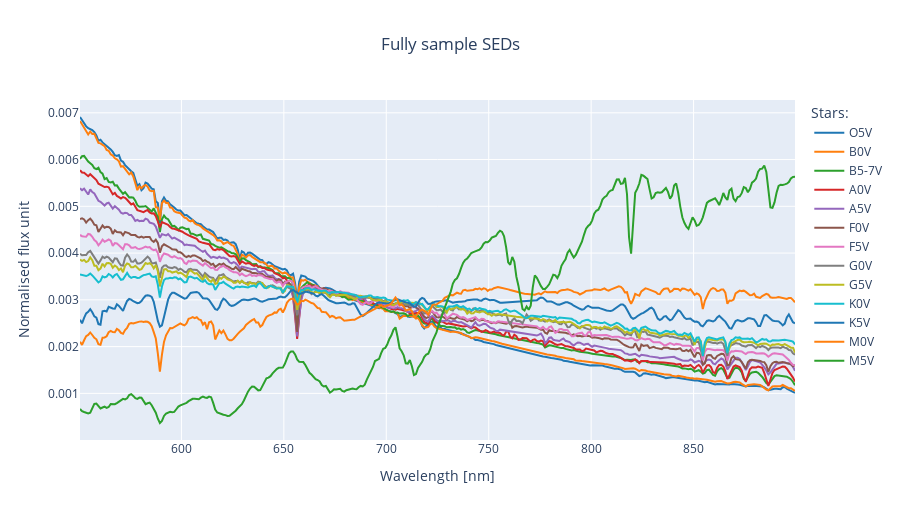

Notebook code cell kept with this figure:
### Code cell
colors = plotly.colors.DEFAULT_PLOTLY_COLORS

fig = go.Figure()

for star_id in range(len(SED_name)):
    fig.add_trace(go.Scatter(
        x=stellar_lambdas,
        y=stellar_SEDs[star_id,:],
        name=SED_name[star_id],
        line=dict(color=colors[np.mod(star_id,10)])
    ))

fig.update_xaxes(title_text='Wavelength [nm]')
fig.update_yaxes(title_text="Normalised flux unit")
fig.update_layout(legend_title_text='Stars:', title={'text':'Fully sample SEDs', 'x':0.5}, width=900, height=520)

fig.write_image('../outputs/plots/fully_sample_seds.pdf', engine='kaleido')
fig.show()

### Figure 1 — Plotly figure (JSON) as saved in the notebook; plotly's stock layout.template omitted (floating-point values rounded to 4 significant figures; data arrays with more than 128 entries replaced by an {"elided": "..."} marker saying what was removed)
{"data": [{"line": {"color": "rgb(31, 119, 180)"}, "name": "O5V", "type": "scatter", "x": {"elided": "350 float values"}, "y": {"elided": "350 float values"}}, {"line": {"color": "rgb(255, 127, 14)"}, "name": "B0V", "type": "scatter", "x": {"elided": "350 float values"}, "y": {"elided": "350 float values"}}, {"line": {"color": "rgb(44, 160, 44)"}, "name": "B5-7V", "type": "scatter", "x": {"elided": "350 float values"}, "y": {"elided": "350 float values"}}, {"line": {"color": "rgb(214, 39, 40)"}, "name": "A0V", "type": "scatter", "x": {"elided": "350 float values"}, "y": {"elided": "350 float values"}}, {"line": {"color": "rgb(148, 103, 189)"}, "name": "A5V", "type": "scatter", "x": {"elided": "350 float values"}, "y": {"elided": "350 float values"}}, {"line": {"color": "rgb(140, 86, 75)"}, "name": "F0V", "type": "scatter", "x": {"elided": "350 float values"}, "y": {"elided": "350 float values"}}, {"line": {"color": "rgb(227, 119, 194)"}, "name": "F5V", "type": "scatter", "x": {"elided": "350 float values"}, "y": {"elided": "350 float values"}}, {"line": {"color": "rgb(127, 127, 127)"}, "name": "G0V", "type": "scatter", "x": {"elided": "350 float values"}, "y": {"elided": "350 float values"}}, {"line": {"color": "rgb(188, 189, 34)"}, "name": "G5V", "type": "scatter", "x": {"elided": "350 float values"}, "y": {"elided": "350 float values"}}, {"line": {"color": "rgb(23, 190, 207)"}, "name": "K0V", "type": "scatter", "x": {"elided": "350 float values"}, "y": {"elided": "350 float values"}}, {"line": {"color": "rgb(31, 119, 180)"}, "name": "K5V", "type": "scatter", "x": {"elided": "350 float values"}, "y": {"elided": "350 float values"}}, {"line": {"color": "rgb(255, 127, 14)"}, "name": "M0V", "type": "scatter", "x": {"elided": "350 float values"}, "y": {"elided": "350 float values"}}, {"line": {"color": "rgb(44, 160, 44)"}, "name": "M5V", "type": "scatter", "x": {"elided": "350 float values"}, "y": {"elided": "350 float values"}}], "layout": {"height": 520, "legend": {"title": {"text": "Stars:"}}, "title": {"text": "Fully sample SEDs", "x": 0.5}, "width": 900, "xaxis": {"title": {"text": "Wavelength [nm]"}}, "yaxis": {"title": {"text": "Normalised flux unit"}}}}
